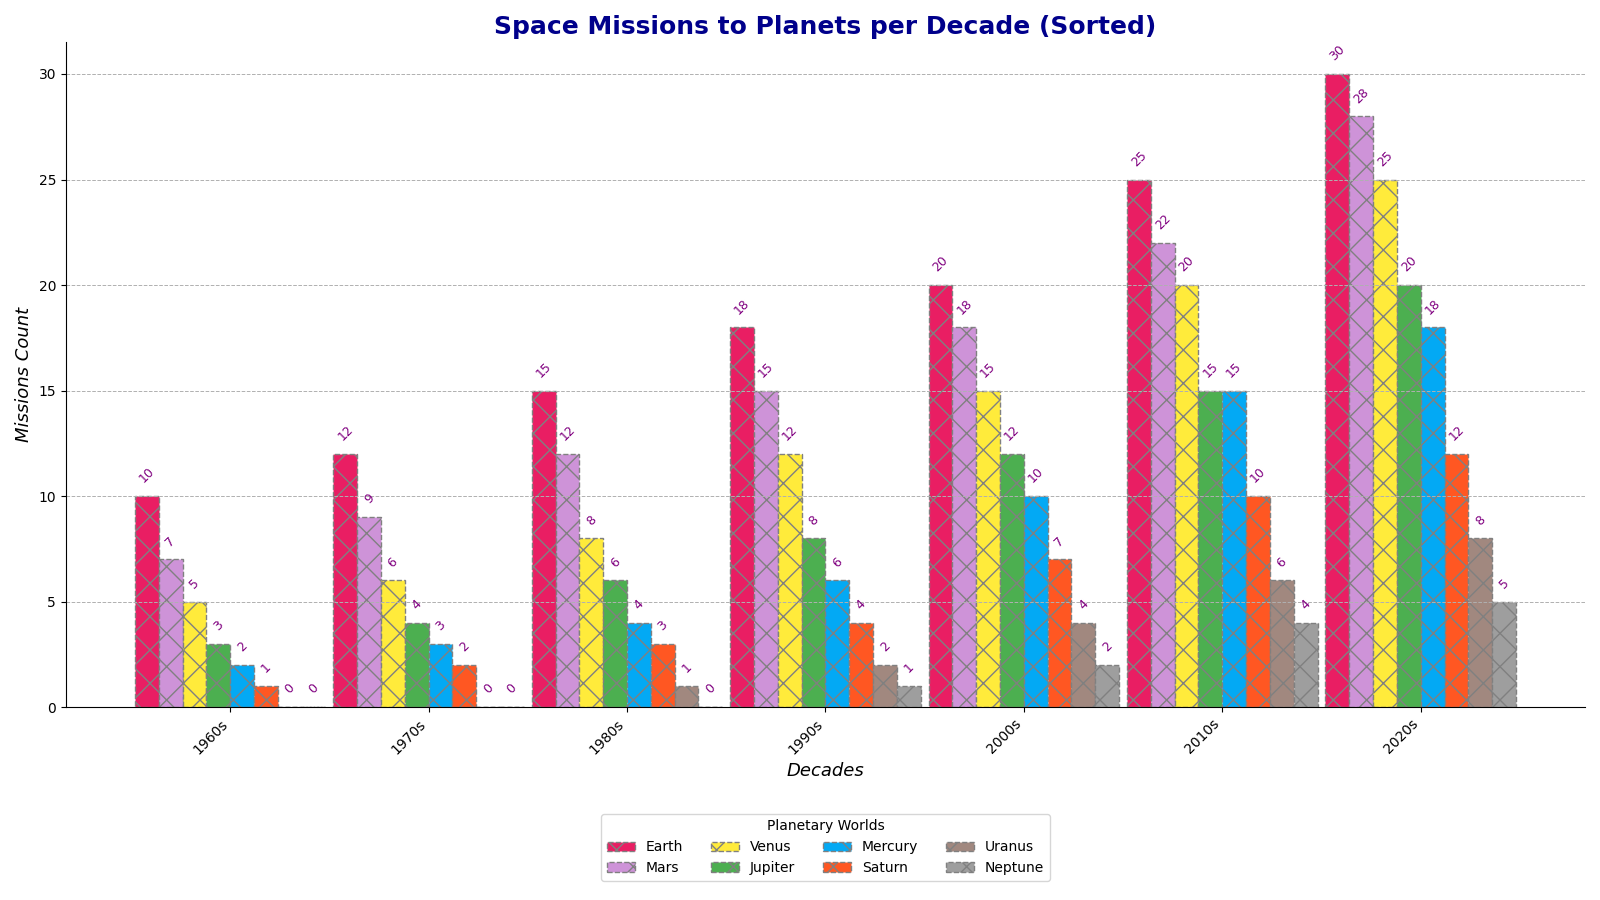

Write the Python code that produced this figure.
import matplotlib.pyplot as plt
import numpy as np

# Sorting the mission data
decades = ['1960s', '1970s', '1980s', '1990s', '2000s', '2010s', '2020s']
planets = ['Mercury', 'Venus', 'Earth', 'Mars', 'Jupiter', 'Saturn', 'Uranus', 'Neptune']
missions = np.array([
    [2, 5, 10, 7, 3, 1, 0, 0],
    [3, 6, 12, 9, 4, 2, 0, 0],
    [4, 8, 15, 12, 6, 3, 1, 0],
    [6, 12, 18, 15, 8, 4, 2, 1],
    [10, 15, 20, 18, 12, 7, 4, 2],
    [15, 20, 25, 22, 15, 10, 6, 4],
    [20, 25, 30, 28, 18, 12, 8, 5]
])

# Sort missions and related data for each decade accordingly
sorted_indices = np.argsort(-missions, axis=1)  # Negative sign for descending order
sorted_missions = np.take_along_axis(missions, sorted_indices, axis=1)

# Reorder planets array for each decade in descending order
sorted_planets = np.array([[planets[idx] for idx in row] for row in sorted_indices])

fig, ax = plt.subplots(figsize=(16, 9))
colors = ['#e91e63', '#ce93d8', '#ffeb3b', '#4caf50', '#03a9f4', '#ff5722', '#a1887f', '#9e9e9e']
bar_width = 0.12
indices = np.arange(len(decades))

for i in range(missions.shape[1]):  # 8 planets
    ax.bar(indices + i * bar_width, sorted_missions[:, i], bar_width, 
           label=[sorted_planets[j][i] for j in range(len(decades))][0], 
           edgecolor='grey', linestyle='--', hatch='x', color=colors[i])

ax.set_title('Space Missions to Planets per Decade (Sorted)', fontsize=18, fontweight='bold', color='darkblue')
ax.set_xlabel('Decades', fontsize=13, style='italic')
ax.set_ylabel('Missions Count', fontsize=13, style='italic')
ax.set_xticks(indices + 3.5 * bar_width)
ax.set_xticklabels(decades, rotation=45, ha='right')
ax.legend(title='Planetary Worlds', bbox_to_anchor=(0.5, -0.15), loc='upper center', ncol=4, frameon=True)
ax.yaxis.grid(True, linestyle='--', linewidth=0.7)
ax.spines['top'].set_visible(False)
ax.spines['right'].set_visible(False)

for i in range(len(decades)):
    for j in range(len(planets)):
        ax.text(i + j * bar_width, sorted_missions[i, j] + 0.5, 
                f'{sorted_missions[i, j]}', ha='center', va='bottom', 
                fontsize=9, color='purple', rotation=45)

plt.tight_layout()
plt.show()
